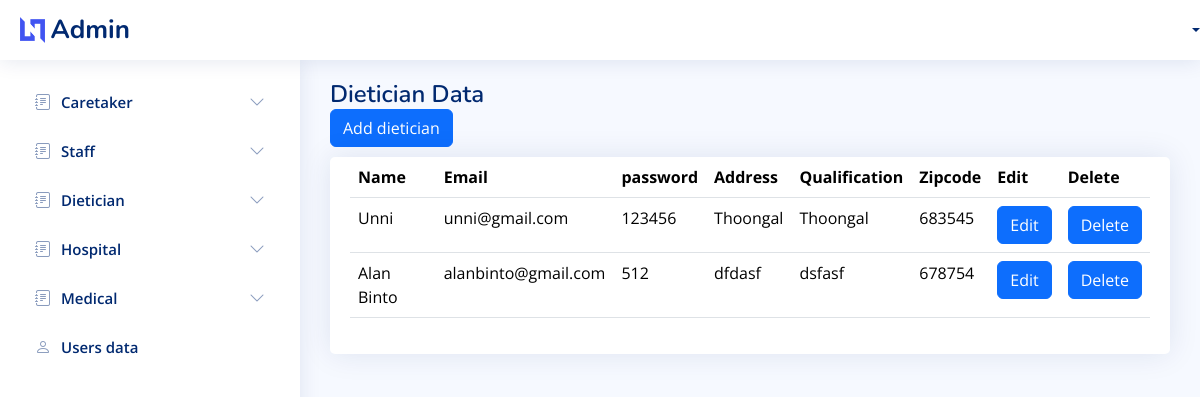
The page /Admin/dietician-data.php on the database its author committed.
### tables this page shows
CREATE TABLE `dietician` (
  `id` int(50) NOT NULL,
  `login_id` int(50) NOT NULL,
  `name` varchar(50) NOT NULL,
  `email` varchar(50) NOT NULL,
  `password` varchar(50) NOT NULL,
  `address` varchar(50) NOT NULL,
  `qualification` varchar(50) NOT NULL,
  `zip` varchar(50) NOT NULL
);

### Admin/dietician-data.php (the view, shortened to what this page needs)
<!DOCTYPE html>
<html lang="en">
<head>
    <link href="assets/vendor/bootstrap/css/bootstrap.min.css" rel="stylesheet">
    <link href="assets/vendor/bootstrap-icons/bootstrap-icons.css" rel="stylesheet">
    <link href="assets/vendor/boxicons/css/boxicons.min.css" rel="stylesheet">
    <link href="assets/vendor/quill/quill.snow.css" rel="stylesheet">
    <link href="assets/vendor/quill/quill.bubble.css" rel="stylesheet">
    <link href="assets/vendor/remixicon/remixicon.css" rel="stylesheet">
    <link href="assets/vendor/simple-datatables/style.css" rel="stylesheet">
    <link href="assets/css/style.css" rel="stylesheet">
</head>
<body>
    <?php include "navbar.php" ?>
    <?php include "sidebar.php" ?>
    <main id="main" class="main">
        <div class="pagetitle">
            <h1>Dietician Data</h1>
            <nav>
            <a href="add-dietician.php"> <button class="btn btn-primary">  Add dietician</button></a>
            </nav>
        </div>
        <section class="section">
            <div class="row">
                <div class="col-lg-12">
                    <div class="card">
                        <div class="card-body">
                            <table class="table datatable">
                                <thead>
                                    <tr>
                                        <th>Name</th>
                                        <th>Email</th>
                                        <th>password</th>
                                        <th>Address</th>
                                        <th>Qualification</th>
                                        <th>Zipcode</th>
                                        <th>Edit</th>
                                        <th>Delete</th>
                                    </tr>
                                </thead>
                                <tbody>
                                    <?php
    include("../Includes/config.php");
     $place="SELECT * FROM `dietician` ";
     $place_run=mysqli_query($conn,$place);
             if(mysqli_num_rows($place_run))
             {
             while ($row=mysqli_fetch_assoc($place_run))
              {
                ?>
                                    <tr>
                                        <td><?php echo $row['name']; ?></td>
                                        <td><?php echo $row['email']; ?></td>
                                        <td><?php echo $row['password']; ?></td>
                                        <td><?php echo $row['address']; ?></td>
                                        <td><?php echo $row['qualification']; ?></td>
                                        <td><?php echo $row['zip']; ?></td>
                                        <?php echo "<td><a href='add-dietician.php?up_id=" . $row['id'] . "'><button class='btn btn-primary'>Edit</button></a></td>"; ?>
                                      <?php  echo'<td ><a href="action/delete-dietician.php?id='.$row['id'].'"><button class="btn btn-primary">Delete</button></a> </td>';?>
                                    </tr>
                                    <?php
            }
        } else {
            echo "<tr><td colspan='7'>No records found</td></tr>";
        }
        ?>
                                </tbody>
                            </table>
                        </div>
                    </div>
                </div>
            </div>
        </section>
    </main>
</body>
</html>

### Admin/assets/css/style.css (style rules this page uses)
:root { scroll-behavior: smooth; }
body { font-family: "Open Sans", sans-serif; background: #f6f9ff; color: #444444; }
a { color: #4154f1; text-decoration: none; }
h1, h2, h3, h4, h5, h6 { font-family: "Nunito", sans-serif; }
#main { margin-top: 60px; padding: 20px 30px; transition: all 0.3s; }
.pagetitle { margin-bottom: 10px; }
.pagetitle h1 { font-size: 24px; margin-bottom: 0; font-weight: 600; color: #012970; }
.card { margin-bottom: 30px; border: none; border-radius: 5px; box-shadow: 0px 0 30px rgba(1, 41, 112, 0.1); }
.card-body { padding: 0 20px 20px 20px; }
@media (min-width: 1200px) { #main, #footer { margin-left: 300px; } }

### rows shown on the page
dietician: name "Unni", email "unni@gmail.com", password "123456", address "Thoongal", qualification "Thoongal", zip "683545"
dietician: name "Alan Binto", email "alanbinto@gmail.com", password "512", address "dfdasf", qualification "dsfasf", zip "678754"
